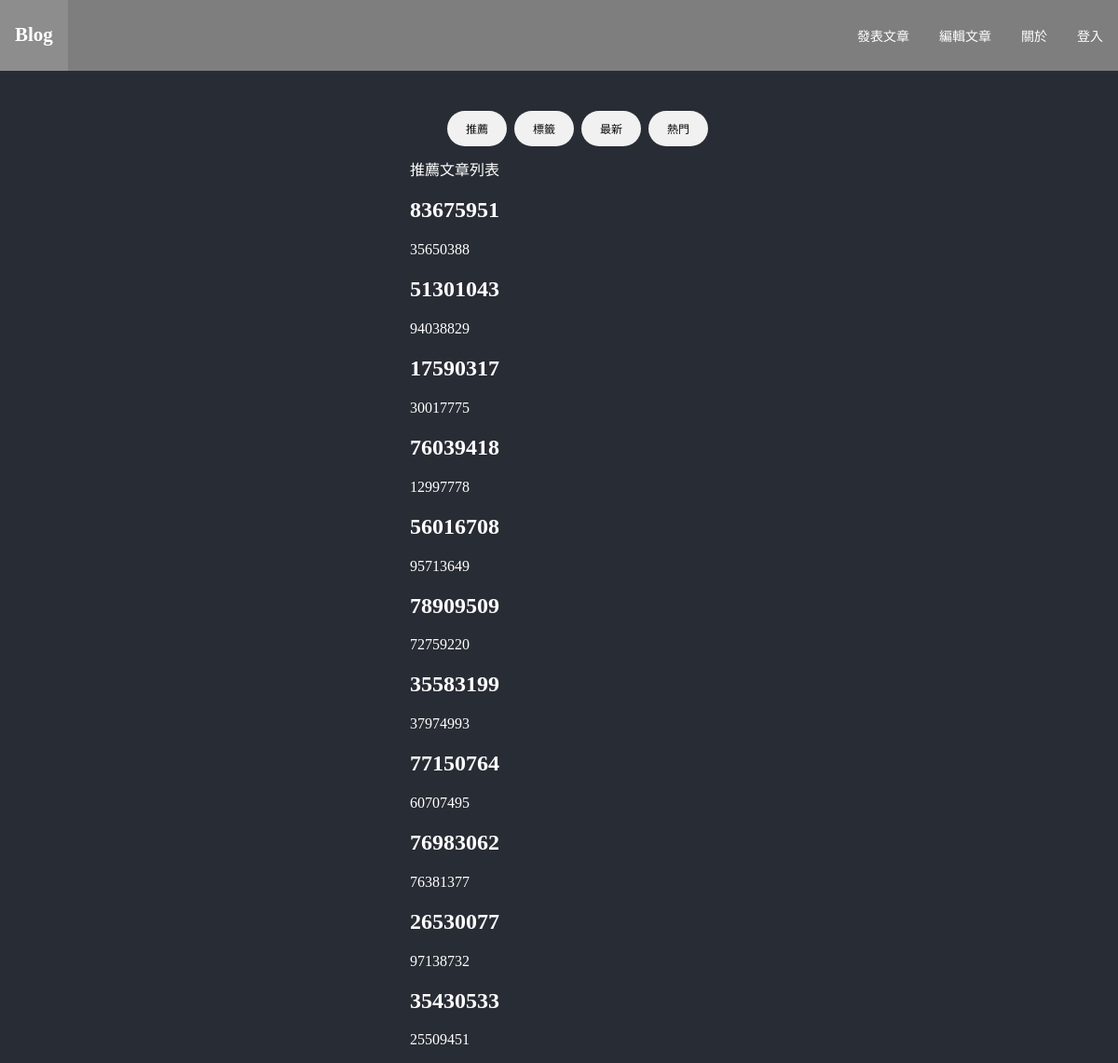
The page /post/home on the database its author committed.
### personalBlog/models/post.py (models this page shows)
class Post(db.Model):
    __tablename__ = 'POST'
    post_id: Mapped[int] = mapped_column(primary_key=True, nullable=True, autoincrement=True)
    title: Mapped[str] = mapped_column(String(30), nullable=True)
    tag: Mapped[str] = mapped_column(String(30), nullable=True)
    content: Mapped[str] = mapped_column(String(30), nullable=True)
    intro: Mapped[str] = mapped_column(String(30), nullable=True)
    time: Mapped[str] = mapped_column(String(30), nullable=True)

### personalBlog/route.py (the view)
@post.route('/home', methods=['POST', 'GET'])
def home():
    return homeDef()

### personalBlog/controllers/postController.py (called while the page is built)
def homeDef():
    if request.method == 'POST':
        posts=Post.query.all()
        return render_template('post/HomePage.html',posts=posts)
    posts=Post.query.all()
    return render_template('post/HomePage.html',posts=posts)

### personalBlog/templates/post/HomePage.html (shortened to what this page needs)
{% extends "base.html" %}
{% block head %}
<link rel="stylesheet" type="text/css" href="{{url_for('static', filename='css/HomePage.css')}}">
{% endblock head %}
{% block body %}
    <div>
        <section id='space'>
            <br></br>
            <br></br>
            <br></br>
            <br></br>
            <br></br>
            <br></br>
            <br></br>
            <br></br>
            <br></br>
            <br></br>
            <br></br>
            <br></br>
        </section>
        <section id="index_main_tab" class="Main_tab">
            <ul class="Main_tab_index">
                <li id="recommandedArticle">推薦</li>
                <li id="tagArticle">標籤</li>
                <li id="newestArticle">最新</li>
                <li id="hotArticle">熱門</li>
            </ul>
        </section>
        <section id="content">
            <div class="container">
                <div class="row aln-center">
                    <section id="recommandedArticleList" >
                        <th>推薦文章列表</th>
                        {% for post in posts %}
                        <div class="col-4 col-6-medium col-12-small">
                            <section>
                                <header>
                                    <h2>{{ post.title }}</h2>
                                </header>
                                <p>{{ post.content }}</p>
                            </section>
                        </div>
                        {% endfor %}
                    </section>
                </div>
            </div>
        </section>
    </div>
{% endblock body %}

### personalBlog/static/css/HomePage.css (style rules this page uses)
body { display: flex; justify-content: center; align-items: center; height: 100vh; flex-direction: column; background-color: #282c34; color: #ffffff; }
.container { display: flex; align-items: center; justify-content: space-between; }
li { display: list-item; unicode-bidi: isolate; }
ul { list-style: none; }
.Main_tab ul { display: flex; gap: 8px; overflow-x: scroll; list-style: none; padding: 0; margin: 0; border: 0; vertical-align: baseline; font-size: 12px; color: #0a0a0a; margin-block-start: 1em; margin-block-end: 1em; margin-inline-start: 0; margin-inline-end: 0; padding-inline-start: 40px; unicode-bidi: isolate; }
.Main_tab ul li { padding: 10px 20px; background: #f1f1f1; border-radius: 20px; cursor: pointer; transition: 0.3s; }

### rows shown on the page
Post: title "83675951", content "35650388"
Post: title "51301043", content "94038829"
Post: title "17590317", content "30017775"
Post: title "76039418", content "12997778"
Post: title "56016708", content "95713649"
Post: title "78909509", content "72759220"
Post: title "35583199", content "37974993"
Post: title "77150764", content "60707495"
Post: title "76983062", content "76381377"
Post: title "26530077", content "97138732"
Post: title "35430533", content "25509451"
